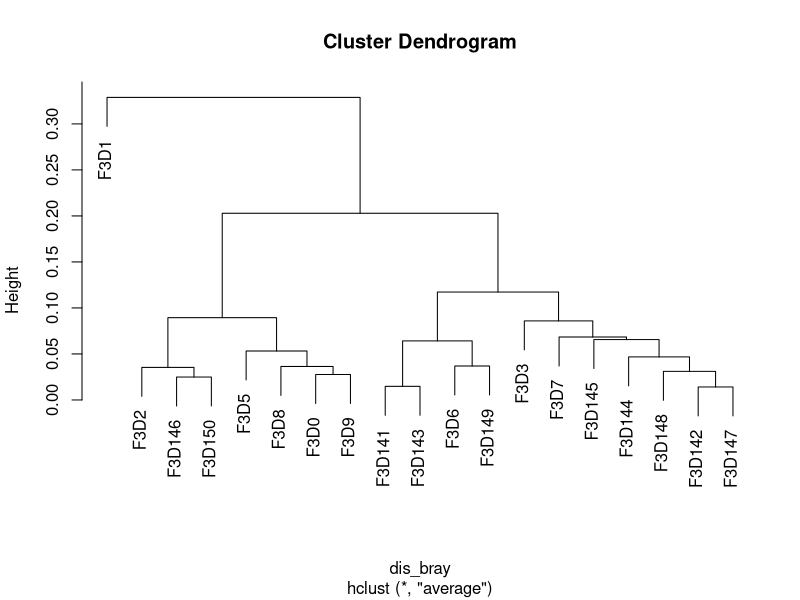
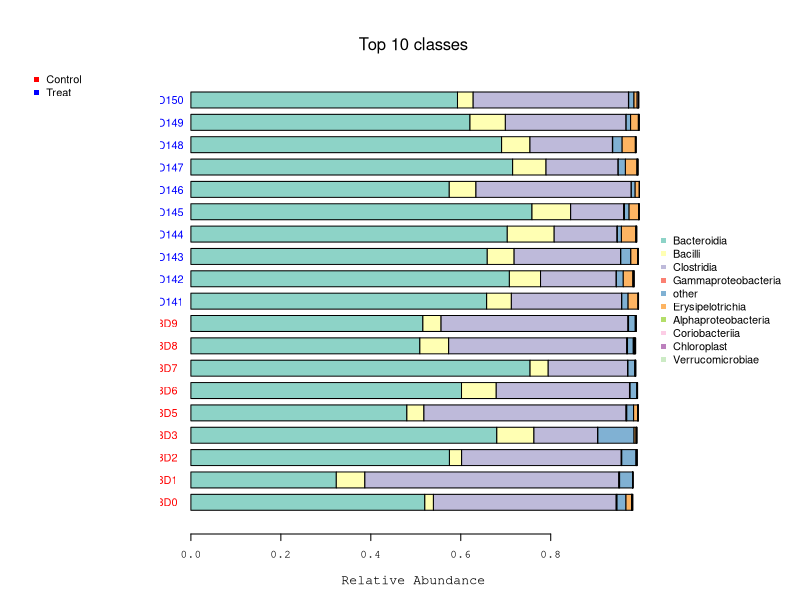

The R source for these figures, in order: (Note: this script raises an error after producing the figures.)
otu<-read.csv('re_class.csv', header=T,row.names = 1) 
group<-read.csv('design.csv',header = T)
dis_bray<-vegan::vegdist(t(otu),method = 'bray')
tree<-hclust(dis_bray,method = 'average')
plot(tree)

grp <- group[1]
group_col <- c('red', 'blue')
names(group_col) <- c('1', '2')
group_name <- c('Control', 'Treat')
##??״ͼ ?޾???
#??????????ǩ
layout(t(c(1, 2, 2, 2, 3)))
par(mar = c(5, 2, 5, 0))
plot(0, type = 'n', xaxt = 'n', yaxt = 'n', frame.plot = FALSE, xlab = '', ylab = '',
     xlim = c(-max(tree$height), 0), ylim = c(0, length(tree$order)))
legend('topleft', legend = group_name, pch = 15, col = group_col, bty = 'n', cex = 1,text.font = 7)
#??????ɫ????
phylum_color <- c('#8DD3C7', '#FFFFB3', '#BEBADA', '#FB8072', '#80B1D3', '#FDB462', '#B3DE69', '#FCCDE5', '#BC80BD', '#CCEBC5')
names(phylum_color) <- rownames(otu)
#?ѵ?????ͼ
par(mar = c(5, 2, 5, 0))
bar <- barplot(as.matrix(otu), col = phylum_color, space = 0.4, width = 0.7, cex.axis = 1, horiz = T, cex.lab = 1.2,
               xlab = 'Relative Abundance', yaxt = 'n', las = 1, ylim = c(0, ncol(otu)), family = 'mono', )
mtext('Top 10 classes', side = 3, line = 1, cex = 1,font = 7)
color<-c("red","red","red","red","red","red","red","red","red","blue","blue","blue","blue","blue","blue","blue","blue","blue","blue")
text(x = -0.06, y = bar, labels = colnames(otu), col =color , xpd = TRUE,font = 7)
#????ͼͼ??
par(mar = c(5, 1, 5, 0))
plot(0, type = 'n', xaxt = 'n', yaxt = 'n', bty = 'n', xlab = '', ylab = '')
legend('left', pch = 15, col = phylum_color, legend = names(phylum_color), bty = 'n', cex = 1,text.font = 7)
##----------------------------------------------------------------------------------------
##?о???
#??????????ǩ
layout(t(c(1, 2, 2, 2, 3)))
par(mar = c(5, 2, 5, 0))
plot(0, type = 'n', xaxt = 'n', yaxt = 'n', frame.plot = FALSE, xlab = '', ylab = '',
     xlim = c(-max(tree$height), 0), ylim = c(0, length(tree$order)))
legend('topleft', legend = group_name, pch = 15, col = group_col, bty = 'n', cex = 1,text.font = 7)
#?????????ƣ???????????֧??ɫ
treeline <- function(pos1, pos2, height, col1, col2) {
  meanpos = (pos1[1] + pos2[1]) / 2
  segments(y0 = pos1[1] - 0.4, x0 = -pos1[2], y1 = pos1[1] - 0.4, x1 = -height,  col = col1,lwd = 2)
  segments(y0 = pos1[1] - 0.4, x0 = -height,  y1 = meanpos - 0.4, x1 = -height,  col = col1,lwd = 2)
  segments(y0 = meanpos - 0.4, x0 = -height,  y1 = pos2[1] - 0.4, x1 = -height,  col = col2,lwd = 2)
  segments(y0 = pos2[1] - 0.4, x0 = -height,  y1 = pos2[1] - 0.4, x1 = -pos2[2], col = col2,lwd = 2)
}
meanpos = matrix(rep(0, 2 * length(tree$order)), ncol = 2)
meancol = rep(0, length(tree$order))
for (step in 1:nrow(tree$merge)) {
  if(tree$merge[step, 1] < 0){
    pos1 <- c(which(tree$order == -tree$merge[step, 1]), 0)
    rowNum<-which(as.vector(grp)==tree$labels[-tree$merge[step, 1]])
    col1 <- group_col[group[rowNum,3]]
  } else {
    pos1 <- meanpos[tree$merge[step, 1], ]
    col1 <- meancol[tree$merge[step, 1]]
  }
  if (tree$merge[step, 2] < 0) {
    pos2 <- c(which(tree$order == -tree$merge[step, 2]), 0)
    rowNum<-which(as.vector(grp)==tree$labels[-tree$merge[step, 2]])
    col2 <- group_col[group[rowNum,3]]
  } else {
    pos2 <- meanpos[tree$merge[step, 2], ]
    col2 <- meancol[tree$merge[step, 2]]
  }
  height <- tree$height[step]
  treeline(pos1, pos2, height, col1, col2)
  meanpos[step, ] <- c((pos1[1] + pos2[1]) / 2, height)
  print(step)
  if (col1 == col2) meancol[step] <- col1 else meancol[step] <- 'grey'
}
##?ѵ?????ͼ
#????˳??????Ϊ?;??????е?˳??һ??
dat <- otu[ ,tree$order]
#??????ɫ????
phylum_color <- c('#8DD3C7', '#FFFFB3', '#BEBADA', '#FB8072', '#80B1D3', '#FDB462', '#B3DE69', '#FCCDE5', '#BC80BD', '#CCEBC5')
names(phylum_color) <- rownames(dat)
#?ѵ?????ͼ
par(mar = c(5, 4, 5, 0))
bar <- barplot(as.matrix(dat), col = phylum_color, space = 0.4, width = 0.7, cex.axis = 1, horiz = TRUE, cex.lab = 1.2,
               xlab = 'Relative Abundance', yaxt = 'n', las = 1, ylim = c(0, ncol(dat)), family = 'mono', )
mtext('Top 10 phylums', side = 3, line = 1, cex = 1,font = 7)
text(x = -0.07, y = bar, labels = colnames(dat), col = group_col[group[tree$order, 2]], xpd = TRUE,font = 7)
#????ͼͼ??
par(mar = c(5, 1, 5, 0))
plot(0, type = 'n', xaxt = 'n', yaxt = 'n', bty = 'n', xlab = '', ylab = '')
legend('left', pch = 15, col = phylum_color, legend = names(phylum_color), bty = 'n', cex = 1,text.font = 7)

